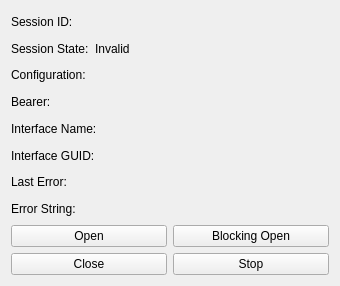
<?xml version="1.0" encoding="UTF-8"?>
<ui version="4.0">
 <class>SessionWidget</class>
 <widget class="QWidget" name="SessionWidget">
  <property name="geometry">
   <rect>
    <x>0</x>
    <y>0</y>
    <width>340</width>
    <height>286</height>
   </rect>
  </property>
  <property name="windowTitle">
   <string>Form</string>
  </property>
  <layout class="QVBoxLayout" name="verticalLayout_2">
   <item>
    <layout class="QVBoxLayout" name="verticalLayout">
     <item>
      <layout class="QHBoxLayout" name="sessionIdLayout">
       <item>
        <widget class="QLabel" name="sessionIdLabel">
         <property name="text">
          <string>Session ID:</string>
         </property>
        </widget>
       </item>
       <item>
        <widget class="QLabel" name="sessionId">
         <property name="sizePolicy">
          <sizepolicy hsizetype="MinimumExpanding" vsizetype="Preferred">
           <horstretch>0</horstretch>
           <verstretch>0</verstretch>
          </sizepolicy>
         </property>
         <property name="text">
          <string/>
         </property>
        </widget>
       </item>
      </layout>
     </item>
     <item>
      <layout class="QHBoxLayout" name="sessionStateLayout">
       <item>
        <widget class="QLabel" name="sessionStateLabel">
         <property name="sizePolicy">
          <sizepolicy hsizetype="Preferred" vsizetype="Preferred">
           <horstretch>0</horstretch>
           <verstretch>0</verstretch>
          </sizepolicy>
         </property>
         <property name="text">
          <string>Session State:</string>
         </property>
        </widget>
       </item>
       <item>
        <widget class="QLabel" name="sessionState">
         <property name="sizePolicy">
          <sizepolicy hsizetype="MinimumExpanding" vsizetype="Preferred">
           <horstretch>0</horstretch>
           <verstretch>0</verstretch>
          </sizepolicy>
         </property>
         <property name="text">
          <string>Invalid</string>
         </property>
        </widget>
       </item>
      </layout>
     </item>
     <item>
      <layout class="QHBoxLayout" name="configurationLayout">
       <item>
        <widget class="QLabel" name="configurationLabel">
         <property name="text">
          <string>Configuration:</string>
         </property>
        </widget>
       </item>
       <item>
        <widget class="QLabel" name="configuration">
         <property name="sizePolicy">
          <sizepolicy hsizetype="MinimumExpanding" vsizetype="Preferred">
           <horstretch>0</horstretch>
           <verstretch>0</verstretch>
          </sizepolicy>
         </property>
         <property name="text">
          <string/>
         </property>
        </widget>
       </item>
      </layout>
     </item>
     <item>
      <layout class="QHBoxLayout" name="bearerLayout">
       <item>
        <widget class="QLabel" name="bearerLabel">
         <property name="text">
          <string>Bearer:</string>
         </property>
        </widget>
       </item>
       <item>
        <widget class="QLabel" name="bearer">
         <property name="sizePolicy">
          <sizepolicy hsizetype="MinimumExpanding" vsizetype="Preferred">
           <horstretch>0</horstretch>
           <verstretch>0</verstretch>
          </sizepolicy>
         </property>
         <property name="text">
          <string/>
         </property>
        </widget>
       </item>
      </layout>
     </item>
     <item>
      <layout class="QHBoxLayout" name="interfaceNameLayout">
       <item>
        <widget class="QLabel" name="interfaceNameLabel">
         <property name="text">
          <string>Interface Name:</string>
         </property>
        </widget>
       </item>
       <item>
        <widget class="QLabel" name="interfaceName">
         <property name="sizePolicy">
          <sizepolicy hsizetype="MinimumExpanding" vsizetype="Preferred">
           <horstretch>0</horstretch>
           <verstretch>0</verstretch>
          </sizepolicy>
         </property>
         <property name="text">
          <string/>
         </property>
        </widget>
       </item>
      </layout>
     </item>
     <item>
      <layout class="QHBoxLayout" name="interfaceGuidLayout">
       <item>
        <widget class="QLabel" name="interfaceGuidLabel">
         <property name="text">
          <string>Interface GUID:</string>
         </property>
        </widget>
       </item>
       <item>
        <widget class="QLabel" name="interfaceGuid">
         <property name="sizePolicy">
          <sizepolicy hsizetype="MinimumExpanding" vsizetype="Preferred">
           <horstretch>0</horstretch>
           <verstretch>0</verstretch>
          </sizepolicy>
         </property>
         <property name="text">
          <string/>
         </property>
        </widget>
       </item>
      </layout>
     </item>
     <item>
      <layout class="QHBoxLayout" name="lastErrorLayout">
       <item>
        <widget class="QLabel" name="lastErrorLabel">
         <property name="text">
          <string>Last Error:</string>
         </property>
        </widget>
       </item>
       <item>
        <widget class="QLabel" name="lastError">
         <property name="sizePolicy">
          <sizepolicy hsizetype="MinimumExpanding" vsizetype="Preferred">
           <horstretch>0</horstretch>
           <verstretch>0</verstretch>
          </sizepolicy>
         </property>
         <property name="text">
          <string/>
         </property>
        </widget>
       </item>
      </layout>
     </item>
     <item>
      <layout class="QHBoxLayout" name="errorStringLayout">
       <item>
        <widget class="QLabel" name="errorStringLabel">
         <property name="text">
          <string>Error String:</string>
         </property>
        </widget>
       </item>
       <item>
        <widget class="QLabel" name="errorString">
         <property name="sizePolicy">
          <sizepolicy hsizetype="MinimumExpanding" vsizetype="Preferred">
           <horstretch>0</horstretch>
           <verstretch>0</verstretch>
          </sizepolicy>
         </property>
         <property name="text">
          <string/>
         </property>
        </widget>
       </item>
      </layout>
     </item>
     <item>
      <layout class="QHBoxLayout" name="horizontalLayout">
       <item>
        <widget class="QPushButton" name="openSessionButton">
         <property name="text">
          <string>Open</string>
         </property>
        </widget>
       </item>
       <item>
        <widget class="QPushButton" name="openSyncSessionButton">
         <property name="text">
          <string>Blocking Open</string>
         </property>
        </widget>
       </item>
      </layout>
     </item>
     <item>
      <layout class="QHBoxLayout" name="horizontalLayout_2">
       <item>
        <widget class="QPushButton" name="closeSessionButton">
         <property name="text">
          <string>Close</string>
         </property>
        </widget>
       </item>
       <item>
        <widget class="QPushButton" name="stopSessionButton">
         <property name="text">
          <string>Stop</string>
         </property>
        </widget>
       </item>
      </layout>
     </item>
    </layout>
   </item>
  </layout>
 </widget>
 <resources/>
 <connections/>
</ui>
